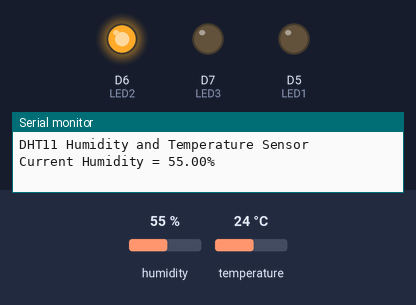
Recording of a sketch running on a simulated ESP8266 (NodeMCU). On the bench: output pins drawn as LEDs (lit = HIGH), the last lines printed to the serial monitor. Dashed ring = blinking. The inputs (shaded band) are chosen by the test bench; at power-on: temperature 24 °C, humidity 55 %.

Above: at 3.2 s.
3.3 s: temperature set to 28 °C
At 5.8 s:
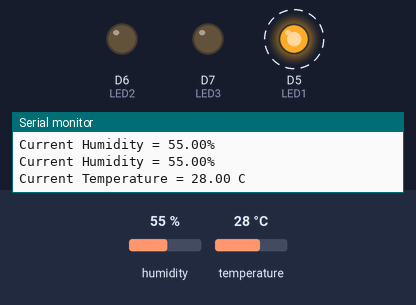
9.2 s: humidity set to 63 %
12.7 s: humidity set to 67 %
At 15.6 s:
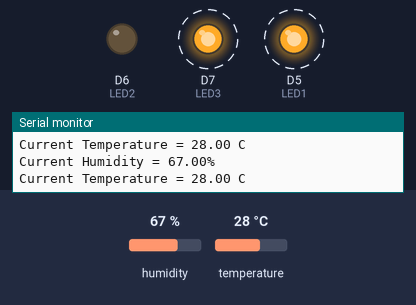
18.6 s: temperature set to 12 °C
At 21.9 s:
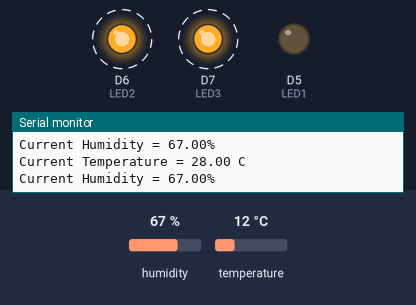
24.5 s: humidity set to 22 %
At 26.9 s:
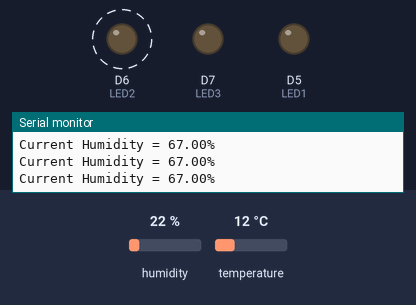
30.4 s: humidity set to 68 %
At 33.9 s:
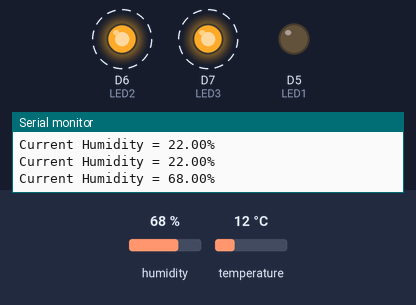
Timing chart, 0 to 37.3 s (numbered marks = the images above; inputs shaded):
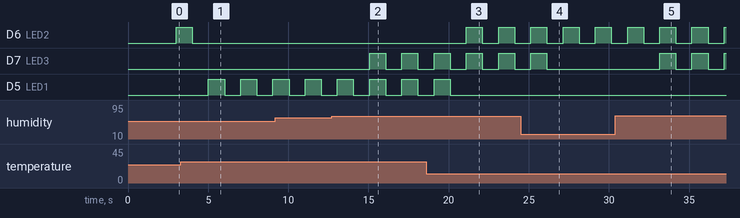

Measured:
- the behaviour switches between 26 and 27 °C on temperature (found by bisection; images 0 and 1)
- the behaviour switches between 65 and 66 % on humidity (found by bisection; images 1 and 2)
- after the input at 3.3 s, D6 (LED2): goes on until 4.0 s, then stays LOW; D5 (LED1): alternates HIGH for 1.0 s and LOW for 1.0 s, starting after 1.7 s
- after the input at 12.7 s, D7 (LED3): alternates HIGH for 1.0 s and LOW for 1.0 s, starting after 2.4 s
- after the input at 18.6 s, D6 (LED2): alternates HIGH for 1.0 s and LOW for 1.0 s, starting after 2.5 s; D5 (LED1): goes on until 20.1 s, then stays LOW
- after the input at 24.5 s, D7 (LED3): goes on until 26.1 s, then stays LOW
- after the input at 30.4 s, D7 (LED3): alternates HIGH for 1.0 s and LOW for 1.0 s, starting after 2.8 s

The sketch:

1740201.ino
```cpp
#include <DHTesp.h>
int LED1=D5;
int LED2=D6;
int LED3=D7;
#define dht_apin D0
DHTesp dht;
void setup() {
  pinMode(LED1, OUTPUT);
  pinMode(LED2, OUTPUT);
  pinMode(LED3, OUTPUT);
Serial.begin(9600);
delay(1000);
Serial.println("DHT11 Humidity and Temperature Sensor");
delay(1000);
dht.setup(dht_apin, DHTesp::DHT11);
}
void loop()
{
float hum=dht.getHumidity();
float temp=dht.getTemperature();
delay(1000);
Serial.print("Current Humidity = ");
Serial.print(hum);
Serial.println("%");
if(temp>26)
{
  digitalWrite(LED1,HIGH);
Serial.print("Current Temperature = ");
Serial.print(temp);
Serial.println(" C");}
else if(temp<=26)
{
 digitalWrite(LED2,HIGH);
}
if(hum>65)
{
  digitalWrite(LED3,HIGH);
}
 delay(1000);
 digitalWrite(LED1,LOW);
 digitalWrite(LED2,LOW);
 digitalWrite(LED3,LOW);


}
```
